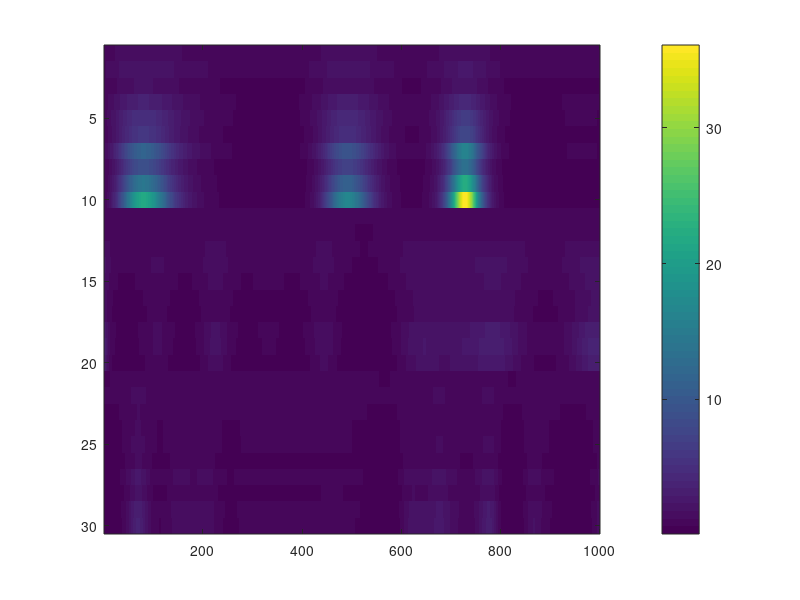

MATLAB code to generate this figure: (Note: this script raises an error after producing the figure.)
addpath(genpath('C:\Users\gaw19004\Documents\GitHub\state-space-clustering'));
% addpath(genpath('D:\github\state-space-clustering'));


%% simulation
rng(123)
n = 10; % 50
nClus = 3;
N = n*nClus;
p = 2;
T = 1000;

Lab = repelem(1:nClus, n);

d = randn(n*nClus,1)/5;
C_trans = zeros(n*nClus, p*nClus);
for k = 1:length(Lab)
    C_trans(k, ((Lab(k)-1)*p+1):(Lab(k)*p)) = sum(Lab(1:k)==Lab(k))/sum(Lab==Lab(k));
end

X = zeros(p*nClus, T);
x0 = [1.2 1.2 0.5 0.5 1 1]*10*0;
Q0 = eye(nClus*p)*1e-2;
X(:,1) = mvnrnd(x0, Q0)';

b1 = ones(p,1)*0.01;
b2 = ones(p,1)*0;
b3 = ones(p,1)*-0.03;
b = [b1;b2;b3];
b = b*0;

Q1 = 1e-3*eye(p);
Q2 = 1e-3*eye(p);
Q3 = 1e-3*eye(p);
Q = blkdiag(Q1, Q2, Q3);

% Generate X offline (A unspecified)
for i=1:size(Q,1)
    k = ceil(rand()*20)+10;
    X(i,:) = interp1(linspace(0,1,k),randn(k,1),linspace(0,1,T),'spline');
end

% let's generate lambda
logLam = zeros(n*nClus, T);
logLam(:,1) = d + C_trans*X(:,1);

for t=2:T
    logLam(:, t) = d + C_trans*X(:,t);
end

Y = poissrnd(exp(logLam));

figure(1)
imagesc(exp(logLam))
colorbar()

figure(2)
clusterPlot(Y, Lab)

figure(3)
subplot(1,3,1)
plot(X(1:p,:)')
subplot(1,3,2)
plot(X(p+1:2*p,:)')
subplot(1,3,3)
plot(X(2*p+1:3*p,:)')

%%
% nClus = 1;
% Lab = ones(1,N);
rng(3)
ng = 100;

% pre-allocation
X_fit = zeros(nClus*p, T, ng);
d_fit = zeros(N, nClus, ng);
C_fit = zeros(N, nClus*p, ng);
mudc_fit = zeros(p+1, nClus, ng);
Sigdc_fit = zeros(p+1, p+1, nClus, ng);
x0_fit = zeros(nClus*p, ng);
A_fit = zeros(nClus*p, nClus*p, ng);
b_fit = zeros(nClus*p, ng);
Q_fit = zeros(nClus*p, nClus*p, ng);


% priors
% place-holder...
Q0 = eye(nClus*p)*1e-2;

mux00 = zeros(nClus*p, 1);
Sigx00 = eye(nClus*p);

deltadc0 = zeros(p+1,1);
Taudc0 = eye(p+1);

% Psidc0 = eye(p+1);
Psidc0 = eye(p+1)*1e-4;
nudc0 = p+1+2;

BA0_all = [zeros(nClus*p,1) eye(nClus*p)]';
Lamb0 = eye(nClus*p + 1);
Psi0 = eye(p)*1e-4;
nu0 = p+2;

% initials
% initial for d_fit: 0
C_raw = reshape(normrnd(0,1e-2,N*p,1), [], p);
d_tmp = zeros(N,1);
for k = unique(Lab)
    ladid_tmp = id2id(k, p);
    C_fit(Lab == k, ladid_tmp, 1) = C_raw(Lab == k, :);
    d_tmp(Lab == k) = d_fit(Lab ==k, k);
end

% mudc_fit(:,:,1) = zeros(p+1, 1);
Sigdc_fit(:,:,1:nClus,1) = repmat(eye(p+1)*1e-2,1,1,nClus);

A_fit(:,:,1) = eye(nClus*p);
% initial for b_fit: 0
Q_fit(:,:,1) = eye(nClus*p)*1e-4;


x0_fit(:,1) = lsqr(C_fit(:,:,1),(log(mean(Y(:,1:10),2))-d_tmp));
[X_tmp,~,~] = ppasmoo_poissexp_v2(Y,C_fit(:,:,1),d_tmp,...
    x0_fit(:,1),Q0,A_fit(:,:,1),b_fit(:,1),Q_fit(:,:,1));
gradHess = @(vecX) gradHessX(vecX, d_tmp, C_fit(:,:,1), x0_fit(:,1), Q0,...
    Q_fit(:,:,1), A_fit(:,:,1), b_fit(:,1), Y);
[muXvec,~,hess_tmp,~] = newtonGH(gradHess,X_tmp(:),1e-10,1000);
X_fit(:,:,1) = reshape(muXvec, [], T);



%% MCMC
for g = 2:ng
    
    disp(g)
    
    % (1) update X_fit
    % adaptive smoothing
    
    d_raw = d_fit(:,:,g-1);
    I = (1 : size(d_raw, 1)) .';
    k = sub2ind(size(d_raw), I, Lab');
    d_tmp = d_raw(k);
    C_tmp = C_fit(:,:,g-1);
    
    x0_tmp = x0_fit(:,g-1);
    A_tmp = A_fit(:,:,g-1);
    b_tmp = b_fit(:,g-1);
    Q_tmp = Q_fit(:,:,g-1);
%     X_tmp = X_fit(:,:,g-1);
    X_tmp = ppasmoo_poissexp_v2(Y,C_tmp,d_tmp,x0_tmp,Q0,A_tmp,b_tmp,Q_tmp);
%     hess_tmp = hessX(muX(:), d_tmp, C_tmp, Q0, Q_tmp, A_tmp, Y);
    
    % if use Newton?
    gradHess = @(vecX) gradHessX(vecX, d_tmp, C_tmp, x0_tmp, Q0, Q_tmp, A_tmp, b_tmp, Y);
    [muXvec,~,hess_tmp,~] = newtonGH(gradHess,X_tmp(:),1e-10,1000);
    muX = reshape(muXvec, [], T);
    
    % tic;
    % use Cholesky decomposition to sample efficiently
    R = chol(-hess_tmp,'lower'); % sparse
    z = randn(length(muX(:)), 1) + R'*muX(:);
    Xsamp = R'\z;
    X_fit(:,:,g) = reshape(Xsamp,[], T);
    % toc;
    
    % (2) update x0_fit
    Sigx0 = inv(inv(Sigx00) + inv(Q0));
    mux0 = Sigx0*(Sigx00\mux00 + Q0\X_fit(:,1,g));
    x0_fit(:,g) = mvnrnd(mux0, Sigx0)';
    % disp(x0_fit(:,g))
    
    % (3) update d_fit & C_fit
    % Laplace approximation
    
    for i = 1:N
        l = Lab(i);
        latentId = id2id(l,p);
        X_tmp = [ones(1, T) ;X_fit(latentId,:,g)]';
        
        lamdc = @(dc) exp(X_tmp*dc);
        
        derdc = @(dc) X_tmp'*(Y(i,:)' - lamdc(dc)) - Sigdc_fit(:,:,l,g-1)\(dc - mudc_fit(:,l,g-1));
        hessdc = @(dc) -X_tmp'*diag(lamdc(dc))*X_tmp - inv(Sigdc_fit(:,:,l,g-1));
        [mudc,~,niSigdc,~] = newton(derdc,hessdc,...
            [d_fit(i,l, g-1) C_fit(i,latentId,g-1)]',1e-8,1000);
        
        % tic;
        % use warm start
        % invSigdc_star = inv(Sigdc_fit(:,:,l,g-1)) + X_tmp'*diag(lamdc(mudc_fit(:,l,g-1)))*X_tmp;
        % mudc_star = mudc_fit(:,l,g-1) + invSigdc_star\(X_tmp'*(Y(i,:)' - lamdc(mudc_fit(:,l,g-1))));
        % [mudc,~,niSigdc,~] = newton(derdc,hessdc,mudc_star,1e-8,1000);
        % toc;
        
        % [mudc [d(i) C_all(i,:)]']
        
        Sigdc = -inv(niSigdc);
        Sigdc = (Sigdc + Sigdc')/2;
        dc = mvnrnd(mudc, Sigdc);
        
        % dTest(i) = mudc(1);
        % CTest(i,:) = mudc(2:end);
        d_fit(i,l,g) = dc(1);
        C_fit(i,latentId,g) = dc(2:end);
    end
    
    %     C_fit(:,:,g)
    %     d_fit(:,:,g)
    
    % (4) update mudc_fit & Sigdc_fit
%    dcRes_all = [];
    for l = unique(Lab)
        dc_tmp = [d_fit(Lab == l, l, g) C_fit(Lab == l, id2id(l,p), g)];
        invTaudc = inv(Taudc0) + sum(Lab == l)*inv(Sigdc_fit(:,:,l,g-1));
        deltadc = invTaudc\(Taudc0\deltadc0 + Sigdc_fit(:,:,l,g-1)\sum(dc_tmp,1)');
        mudc_fit(:,l,g) = mvnrnd(deltadc, inv(invTaudc));
        
        % assume different covariances 
        dcRes = dc_tmp' - mudc_fit(:,l,g);
        Psidc = Psidc0 + dcRes*dcRes';
        nudc = sum(Lab == l) + nudc0;
        Sigdc_fit(:,:,l,g) = iwishrnd(Psidc,nudc);
        
        % assume single covariance
%         dcRes_all = [dcRes_all dc_tmp' - mudc_fit(:,l,g)];
    end
    
    % assume single covariance
%     Psidc = Psidc0 + dcRes_all*dcRes_all';
%     nudc = N + nudc0;
%     Sigdc_fit(:,:,:,g) = repmat(iwishrnd(Psidc,nudc),1,1,nClus);
    
%     mudc_fit(:,:,g)
%     Sigdc_fit(:,:,:,g)
    
    % (5) update b_fit & A_fit
    for l = unique(Lab)
        latentId = id2id(l,p);
        
        % (4)update Q
        Y_BA = X_fit(latentId,2:T,g)';
        X_BA = [ones(T-1,1) X_fit(:,1:(T-1),g)'];
        
        BA0 = BA0_all(:,latentId);
        BAn = (X_BA'*X_BA + Lamb0)\(X_BA'*Y_BA + Lamb0*BA0);
        PsiQ = Psi0 + (Y_BA - X_BA*BAn)'*(Y_BA - X_BA*BAn) +...
            (BAn - BA0)'*Lamb0*(BAn - BA0);
        nuQ = T-1 + nu0;
        Q_fit(latentId,latentId,g) = iwishrnd(PsiQ,nuQ);
        
        % (5) update b_fit & A_fit
        Lambn = X_BA'*X_BA + Lamb0;
        BAvec = mvnrnd(BAn(:), kron(Q_fit(latentId,latentId,g), inv(Lambn)))';
        BAsamp = reshape(BAvec,[], p)';
        b_fit(latentId,g) = BAsamp(:,1);
        A_fit(latentId,:,g) = BAsamp(:,2:end);
    end
end

%%
idx = 50:ng;

subplot(1,2,1)
imagesc(exp(C_trans*X + d))
cLim = caxis;
title('true')
colorbar()
subplot(1,2,2)
imagesc(exp(mean(C_fit(:,:,idx), 3)*mean(X_fit(:,:,idx), 3) + sum(mean(d_fit(:,:,idx), 3),2)))
set(gca,'CLim',cLim)
title('fit')
colorbar()

% plot(mean(X_fit(:,:,idx), 3)')
subplot(3,2,1)
plot(X(1:p,:)')
title('true')
subplot(3,2,2)
plot(mean(X_fit(1:p,:,idx), 3)')
title('fit')
subplot(3,2,3)
plot(X(p+1:2*p,:)')
subplot(3,2,4)
plot(mean(X_fit(p+1:2*p,:,idx), 3)')
subplot(3,2,5)
plot(X(2*p+1:3*p,:)')
subplot(3,2,6)
plot(mean(X_fit(2*p+1:3*p,:,idx), 3)')

imagesc(mean(A_fit(:,:,idx), 3))
colorbar()

mean(d_fit(:,:,idx), 3)
mean(C_fit(:,:,idx), 3)
mean(Q_fit(:,:,idx), 3)
mean(mudc_fit(:,:,idx), 3)
mean(Sigdc_fit(:,:,:,idx), 4)






